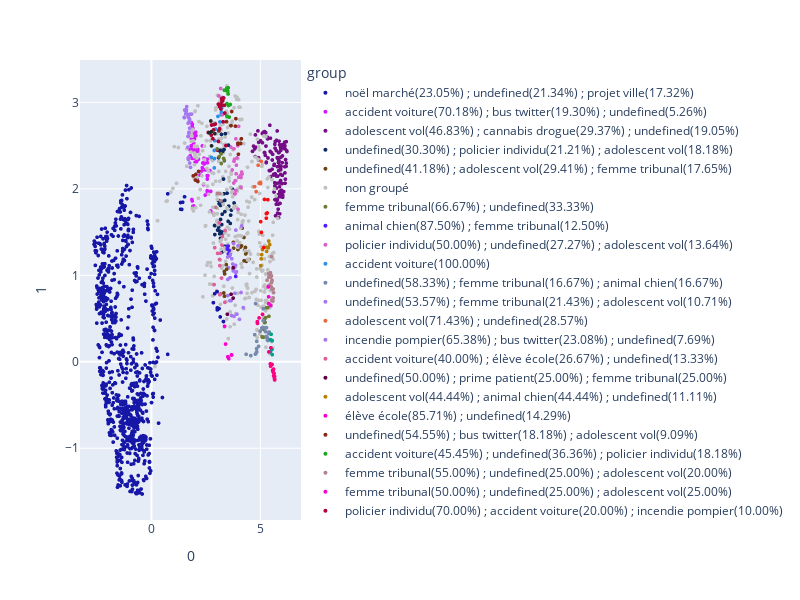
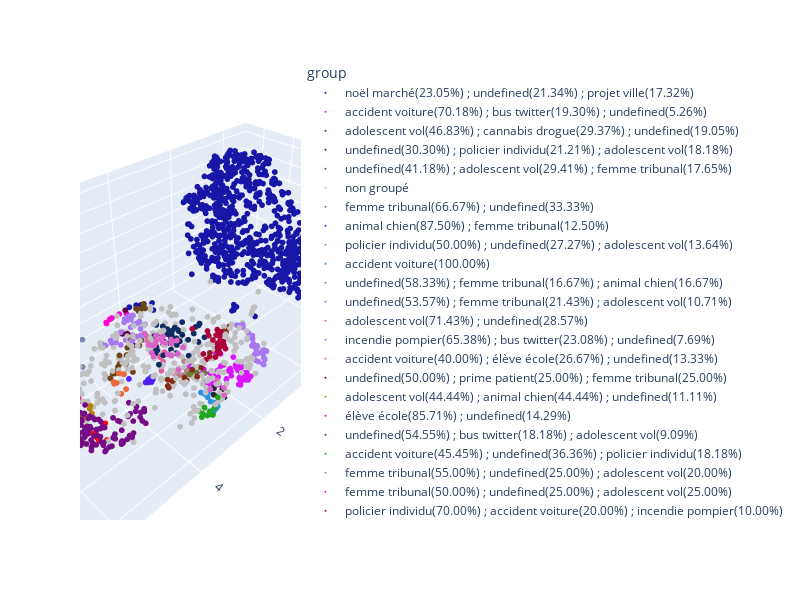

These figures' notebook cell, in order:
### Code cell
Plt.plot2D({'marker':{'size': 4}})
Plt.plot3D({'marker':{'size': 2}})
